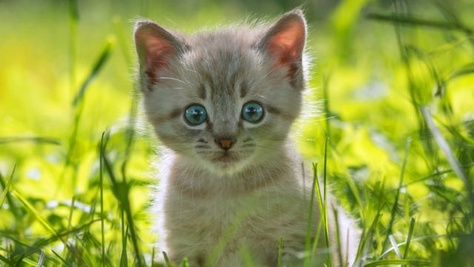
#> input picture görüntü-işleme/kedi.jpg, 474 x 267 px, shrunk from 640 x 360 before the run, found by its file name
$ python NagihanBaz-HomeWork2.py   (older library calls are emulated)
#> lines starting #> are read from the running program, lines starting #| are printed output that depends on the picture
# 171805024-Nagihan Baz
"""
Created on Thu Nov 17 18:36:23 2022

@author: USER
"""

import matplotlib.pyplot as plt
#from skimage import exposure
from skimage.exposure import match_histograms
import cv2
import numpy as np

#???img_path =imgr'C:\Users\USER\Desktop\res/'+str(j)+'_'+str(i)+'.jpg'

# read a image using imread
img = cv2.imread(r'C:\Users\USER\Desktop\res\kedi.jpg', 0)
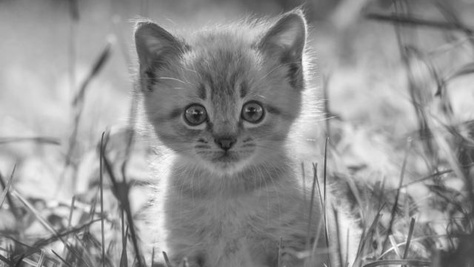
#> img: shape (267, 474); min 21, max 252, mean 149

# of a image using cv2.equalizeHist()
equ = cv2.equalizeHist(img)
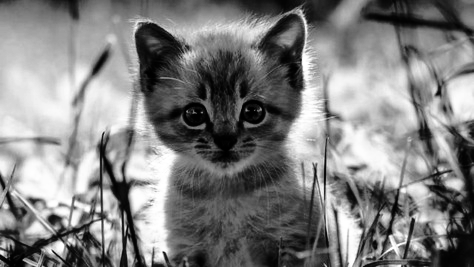
#> equ: shape (267, 474); min 0, max 255, mean 128.3

# stacking images side-by-side
res = np.hstack((img, equ))
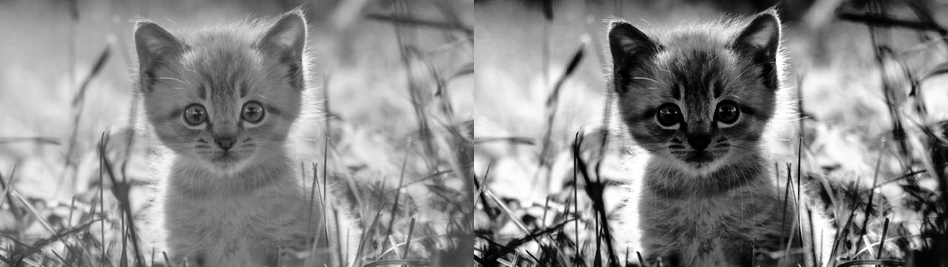
#> res: shape (267, 948); min 0, max 255, mean 138.6

# show image input vs output
cv2.imshow('equalization', res)

# Specification
# reading main image again because code didn't work
img1 = cv2.imread(r'C:\Users\USER\Desktop\res\kedi.jpg')
#> img1 is the input picture: shape (267, 474, 3); mean B, G, R 72.7, 162.5, 151.5

# checking the number of channels
print('No of Channel is: ' + str(img1.ndim))
#| No of Channel is: 3

# reading reference gray image
img2 = cv2.imread(r'C:\Users\USER\Desktop\res\gray-bg.jpg')
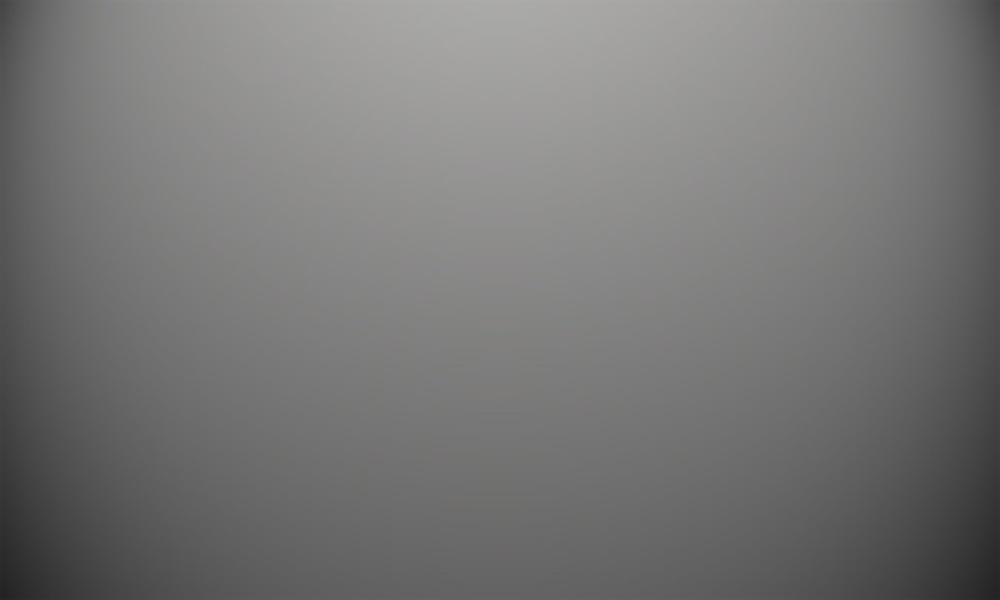
#> input picture görüntü-işleme/gray-bg.jpg, 1000 x 600 px, shrunk from 1350 x 810 before the run, found by its file name
#> img2 is the input picture: shape (600, 1000, 3); mean B, G, R 118, 118.7, 119

# checking the number of channels 2
print('No of Channel is: ' + str(img2.ndim))
#| No of Channel is: 3

image = img1
reference = img2

matched = match_histograms(image, reference ,
						multichannel=True)
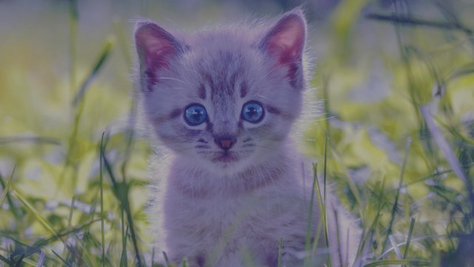
#> matched: shape (267, 474, 3); mean B, G, R 117.4, 118, 118.2


fig, (ax1, ax2, ax3) = plt.subplots(nrows=1, ncols=3,
									figsize=(8, 3),
									sharex=True, sharey=True)

for aa in (ax1, ax2, ax3):
	aa.set_axis_off()

ax1.imshow(image)
ax1.set_title('Source')
ax2.imshow(reference)
ax2.set_title('Reference')
ax3.imshow(matched)
ax3.set_title('Matched')

plt.tight_layout()
plt.show()
#> figure, not shown here; B, G, R data is drawn as R, G, B

fig, axes = plt.subplots(nrows=1, ncols=1, figsize=(5,5))

# find histogram of an image
plt.hist(img.ravel(),300,[0,300])
plt.show()
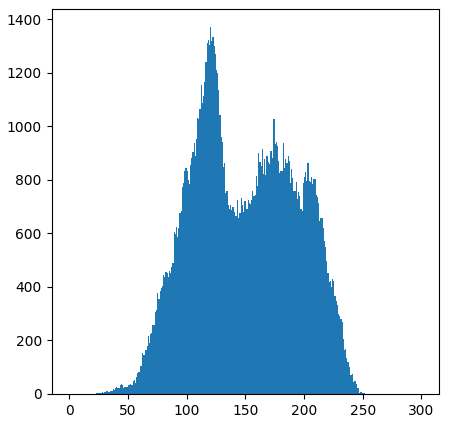
#> figure drawn by matplotlib, 1 panel; tallest bar 1370 high, from x = 120 to 121


plt.tight_layout()
plt.show()
